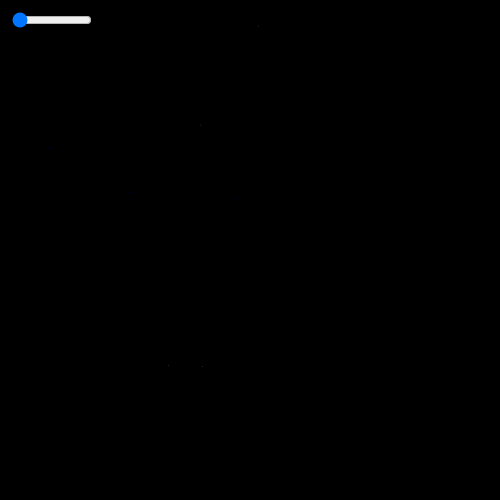
Frame 1 (no input)
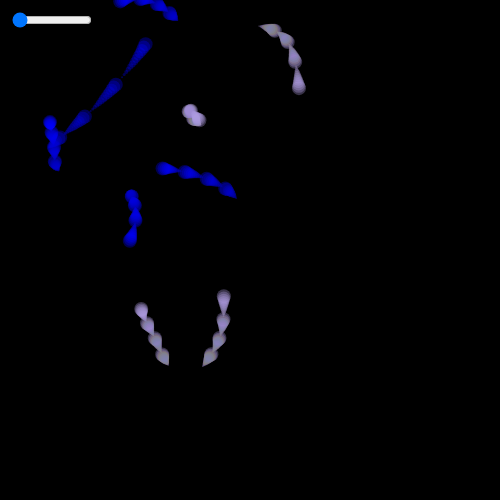
Frame 60 (no input)
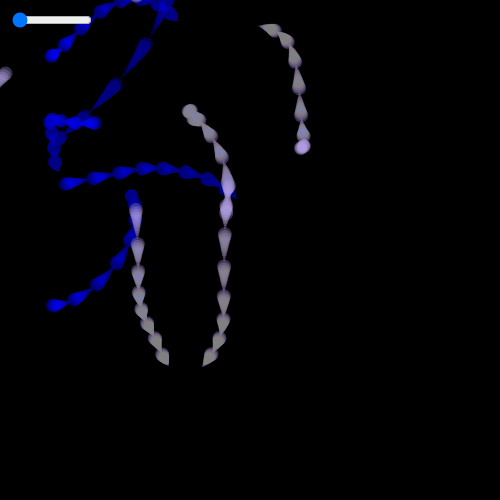
Frame 120 (the mouse pressed at the canvas centre since frame 60)

The p5.js sketch that drew these frames (run headless with seeded random() and noise() and a simulated clock; from frame 60 on, the mouse is pressed at the canvas centre):

// p5.js sketch
// ── sketch.js
// -
// Camminatori disegna mondi by Gregorio Vaccari [modulo]
// 2020 © Gregorio @Gregorio-V, Daniele @Fupete and the course DSII2020 @UniRSM 
// github.com/fupete — github.com/dsii-2020-unirsm
// Educational purposes, MIT License, 2020, San Marino
// —

let scuri = [];
let chiari = [];

let blu = 10;
let bianchi = 10;

let dimensione_ini = 5;

let slider;

function setup() {
  createCanvas(500, 500);
  slider = createSlider(1, 5, 1);
  slider.position(10, 10);
  slider.style('width', '80px');
  frameRate(60);
  noStroke();
  background(0)
  for (let i = 0; i < blu; i++) {
    scuri.push(new Ball());
  }
  
   for (let i = 0; i < bianchi; i++) {
    chiari.push(new Ball());
  }

}

class Ball {
  constructor() {
    this.x = 0;
    this.y = 0;
    this.randomX = Math.random() * 100000;
    this.randomY = Math.random() * 100000;


  }

  update(x) {

    this.x = noise(this.randomX + millis() * (x/10000))
    this.y = noise(this.randomY + millis() * (x/10000))
    this.x = map(this.x, 0, 1, -width/1.5, width*1.5);
    this.y = map(this.y, 0, 1, -height/1.5, height*1.5);

  }

  draw(r,g,b) {
    noStroke(255)
    fill(r, g, b,80); // posso aggiungere l'alfa se voglio
    circle(this.x, this.y, dimensione_ini);
  }

}

function draw() {
  background(0, 0, 0, 1);
  let val = slider.value();
  noFill()
  stroke(0, 3, 68)
  strokeWeight(3)

  dimensione_ini = frameCount%15
  
  scuri.forEach((pallina) => {
    pallina.update(val);
    pallina.draw(0,0,255);
  });

  chiari.forEach((pallina) => {
    pallina.update(val);
    pallina.draw(180,160,230);
  });

}

function windowResized() {
  resizeCanvas(windowWidth, windowHeight);
}
